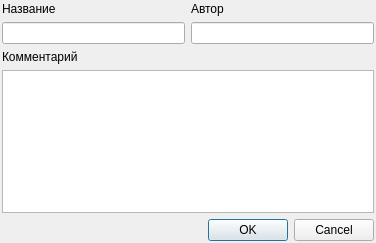
<?xml version="1.0" encoding="UTF-8"?>
<ui version="4.0">
 <class>Dialog</class>
 <widget class="QDialog" name="Dialog">
  <property name="geometry">
   <rect>
    <x>0</x>
    <y>0</y>
    <width>376</width>
    <height>243</height>
   </rect>
  </property>
  <property name="windowTitle">
   <string>Конфигурация</string>
  </property>
  <property name="windowIcon">
   <iconset resource="../widgets/w_widgets.qrc">
    <normaloff>:/icons/fugue/block.png</normaloff>:/icons/fugue/block.png</iconset>
  </property>
  <layout class="QGridLayout" name="gridLayout">
   <property name="margin">
    <number>2</number>
   </property>
   <item row="0" column="0">
    <widget class="QLabel" name="label_2">
     <property name="text">
      <string>Название</string>
     </property>
     <property name="buddy">
      <cstring>name</cstring>
     </property>
    </widget>
   </item>
   <item row="0" column="1">
    <widget class="QLabel" name="label_5">
     <property name="text">
      <string>Автор</string>
     </property>
     <property name="buddy">
      <cstring>name</cstring>
     </property>
    </widget>
   </item>
   <item row="1" column="0">
    <widget class="QLineEdit" name="name">
     <property name="maxLength">
      <number>100</number>
     </property>
    </widget>
   </item>
   <item row="1" column="1">
    <widget class="QLineEdit" name="author">
     <property name="maxLength">
      <number>100</number>
     </property>
    </widget>
   </item>
   <item row="2" column="0">
    <widget class="QLabel" name="label_3">
     <property name="text">
      <string>Комментарий</string>
     </property>
    </widget>
   </item>
   <item row="3" column="0" colspan="2">
    <widget class="QPlainTextEdit" name="description">
     <property name="tabChangesFocus">
      <bool>true</bool>
     </property>
    </widget>
   </item>
   <item row="4" column="1">
    <widget class="QDialogButtonBox" name="buttonBox">
     <property name="orientation">
      <enum>Qt::Horizontal</enum>
     </property>
     <property name="standardButtons">
      <set>QDialogButtonBox::Cancel|QDialogButtonBox::Ok</set>
     </property>
    </widget>
   </item>
  </layout>
 </widget>
 <resources>
  <include location="../widgets/w_widgets.qrc"/>
 </resources>
 <connections>
  <connection>
   <sender>buttonBox</sender>
   <signal>rejected()</signal>
   <receiver>Dialog</receiver>
   <slot>reject()</slot>
   <hints>
    <hint type="sourcelabel">
     <x>316</x>
     <y>260</y>
    </hint>
    <hint type="destinationlabel">
     <x>286</x>
     <y>274</y>
    </hint>
   </hints>
  </connection>
 </connections>
</ui>
